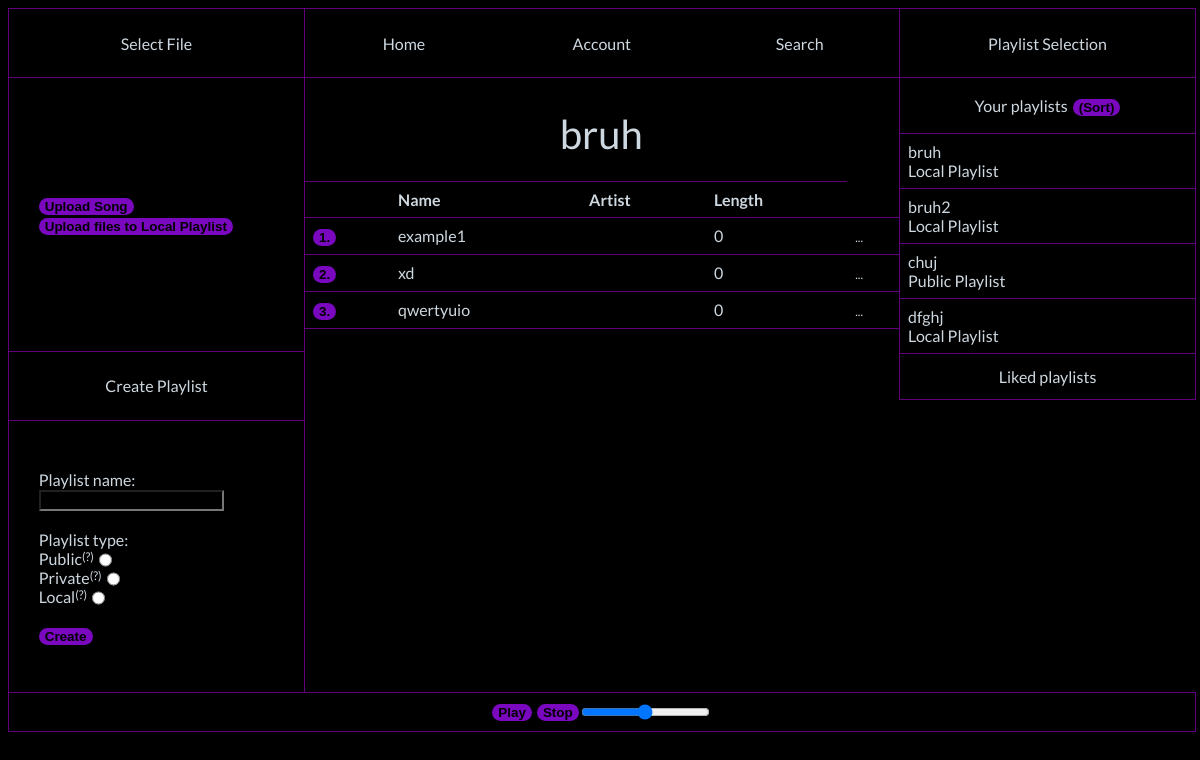
The app's page /index.php?x=83 with its own data.
### tables this page shows
CREATE TABLE `playlists` (
  `playlist_id` int(11) NOT NULL,
  `playlist_name` varchar(255) NOT NULL,
  `numOfSongs` int(11) NOT NULL,
  `createdBy` varchar(255) NOT NULL,
  `playlistType` text NOT NULL
);

CREATE TABLE `songs` (
  `song_id` int(11) NOT NULL,
  `song_name` varchar(255) NOT NULL,
  `artist` varchar(255) NOT NULL,
  `length` int(11) NOT NULL,
  `audio_path` varchar(255) NOT NULL
);

### db.php (the view, shortened to what this page needs)
<?php
    class Db_Connection {
    private ?PDO $pdo;
    public function __construct($adres,$nazwa_bazy,$nazwa,$haslo) {
        $this->pdo = new PDO("mysql:host=$adres;dbname=$nazwa_bazy", $nazwa, $haslo);
        $this->pdo->setAttribute(PDO::ATTR_ERRMODE,PDO::ERRMODE_EXCEPTION);
    }
    private function getSongIdFromPlaylistSongs() {
        if (isset($_GET["x"]))
        {
            $pId = $_GET["x"];
            $sql = $this->pdo->prepare("SELECT song_id FROM playlist_songs WHERE playlist_id=$pId");
            $sql->execute();
            $sql->setFetchMode(PDO::FETCH_CLASS,"Songs");
            return $sql->fetchAll();
        }
    }
    private function song() {
        if (isset($_GET["x"])) {
            $sIds = $this->getSongIdFromPlaylistSongs();
            $songs = array();
            foreach ($sIds as $sId) {
                $sql = $this->pdo->prepare("SELECT * FROM songs WHERE song_id=:sId");
                $sql->bindParam(":sId", $sId->song_id, PDO::PARAM_INT);
                $sql->execute();
                $sql->setFetchMode(PDO::FETCH_CLASS, "Songs");
                $songs[] = $sql->fetch();
            }
            return $songs;
        } else {
            $sql = $this->pdo->prepare("SELECT * FROM songs WHERE song_id=1");
            $sql->execute();
            $sql->setFetchMode(PDO::FETCH_CLASS,"Songs");
            return $sql->fetchAll();
        }
    }
    public function songDisplayHtml()
    {
        $songs = $this->song();
        $a = 0;
        echo "<div class=\"songsContainer\">";
        echo "<table class=\"songTable\">";
        echo "<thead>";
        echo "<tr>";
        echo "<th></th>";
        echo "<th>Name</th>";
        echo "<th>Artist</th>";
        echo "<th>Length</th>";
        echo "</tr>";
        echo "</thead>";
        echo "<tbody>";
        foreach ($songs as $song) {
            global $a;
            $a = $a + 1;
            echo "<tr class=\"s1\">";
            echo "<td class=\"songId\">" . "<button name=\"play\" class=\"play\" value=\"$song->song_name\">". $a .".</button>" ."</td>";
            echo "<td>" . $song->song_name . "</td>";
            echo "<td>" . $song->artist . "</td>";
            echo "<td>" . $song->length . "</td>";
            echo "<td>" . "<div class=\"Help\">" . "..." . "<span class=\"helpText\">";
            echo "</span>" . "</div>". "</td>";
            echo "</tr>";
        }
        echo "</tbody>";
        echo "</table>";
        echo "</div>";
    }
    private function playlist_name()
    {
        if (isset($_GET["x"]))
        {
            $pId = $_GET["x"];
            $sql = $this->pdo->prepare("SELECT playlist_name FROM playlists WHERE playlist_id=$pId");
            $sql->execute();
            $sql->setFetchMode(PDO::FETCH_CLASS,"Playlists");
            return $sql->fetchAll();
        } else {
            $sql = $this->pdo->prepare("SELECT playlist_name FROM playlists WHERE playlist_id=1");
            $sql->execute();
            $sql->setFetchMode(PDO::FETCH_CLASS,"Playlists");
            return $sql->fetchAll();
        }
    }
    public function playlistNameDisplayHtml()
    {
        $pname = $this->playlist_name();
        foreach ($pname as $playlistName) {
            echo "<div class=\"pName\">" . $playlistName->playlist_name . "</div>";
        }
    }
    private function playlists()
    {
        $sql = $this->pdo->prepare("SELECT * FROM playlists");
        $sql->execute();
        $sql->setFetchMode(PDO::FETCH_CLASS,"Playlists");
        return $sql->fetchAll();
    }
    private function sortedPlaylists() {
        $sql = $this->pdo->prepare("SELECT * FROM playlists ORDER BY playlistType");
        $sql->execute();
        $sql->setFetchMode(PDO::FETCH_CLASS,"Playlists");
        return $sql->fetchAll();
    }
    public function displayPlaylistsHtml()
    {
        $playlist = $this->playlists();
        $sortedPlaylist = $this->sortedPlaylists();
        echo "<div class=\"playlistsContainer\">";
        echo "<table class=\"playlistTable\">";
        echo "<tbody>";
        if (isset($_POST["sort"])) {
        foreach ($sortedPlaylist as $p) {
            echo "<tr class=\"s1\">";
            echo "<td class=\"songId\">" . "<a href=\"index.php?x=$p->playlist_id\" class=\"click\">" . $p->playlist_name . "<div class=\"pTypeDisplay\">$p->playlistType Playlist</div>" . "</a>" . "</td>";
            echo "</tr>";
        }
        } else {
        foreach ($playlist as $p) {
            echo "<tr class=\"s1\">";
            echo "<td class=\"songId\">" . "<a href=\"index.php?x=$p->playlist_id\" class=\"click\">" . $p->playlist_name . "<div class=\"pTypeDisplay\">$p->playlistType Playlist</div>" . "</a>" . "</td>";
            echo "</tr>";
        }
    }
        echo "</tbody>";
        echo "</table>";
        echo "</div>";
}
    public function formDisplay()
    {
        if ((!isset($_POST["btn1"]) && !isset($_POST["btn2"]) && !isset($_POST["songName"]) && !isset($_POST["insertPlaylist"]) && !isset($_POST["sendSong"])) || isset($_POST["esc"]))
        {
            echo "<button name=\"btn1\">Upload Song</button>
            <button name=\"btn2\">Upload files to Local Playlist</button>";
        }
    }
}
?>

### styles.css (style rules this page uses)
body { width: 99%; height: 95vh; background-color: #000; display: flex; align-items: center; justify-content: center; font-family: 'Lato', sans-serif; color: #CED8E0; }
.songsContainer { height: 15%; width: 100.2%; color: #CED8E0; border-right: none; border-left: none; }
.songTable { width: 100%; border-collapse: collapse; }
.songTable th, .songTable td { border: 1px solid #60017B; border-left: none; border-right: none; padding: 8px; text-align: left; color: #CED8E0; }
.pName { font-size: 40px; height: 40px; }
.playlistTable { width: 100%; border-collapse: collapse; }
.playlistTable th, .playlistTable td { width: 100%; border-collapse: collapse; color: #CED8E0; padding: 8px; text-align: left; border: 1px solid #60017B; border-top: none; }
.click { text-decoration: none; color: #CED8E0; }
.Help { display: inline-block; font-size: 12px; }
button { color:#000000; font: bold 84% 'trebuchet ms',helvetica,sans-serif; background-color:#7908bf; border: #7908bf; border-radius: 15px; }

### records on screen
playlists: playlist_name "bruh", playlistType "Local"
songs: song_name "example1", length "0"
songs: song_name "xd", length "0"
songs: song_name "qwertyuio", length "0"
playlists: playlist_name "bruh2", playlistType "Local"
playlists: playlist_name "chuj", playlistType "Public"
playlists: playlist_name "dfghj", playlistType "Local"
